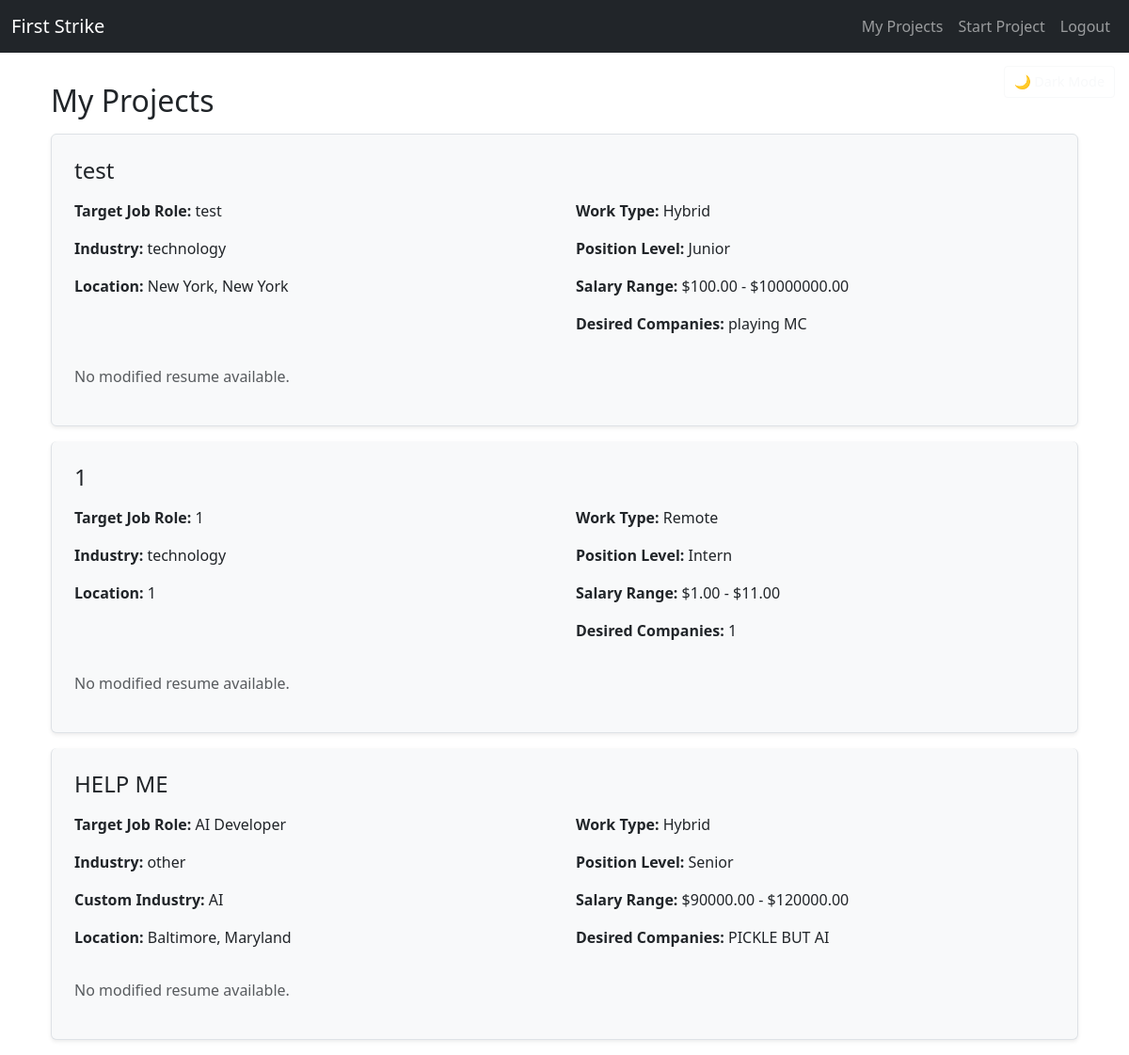
Page /projects (signed in) on the earlier database version.
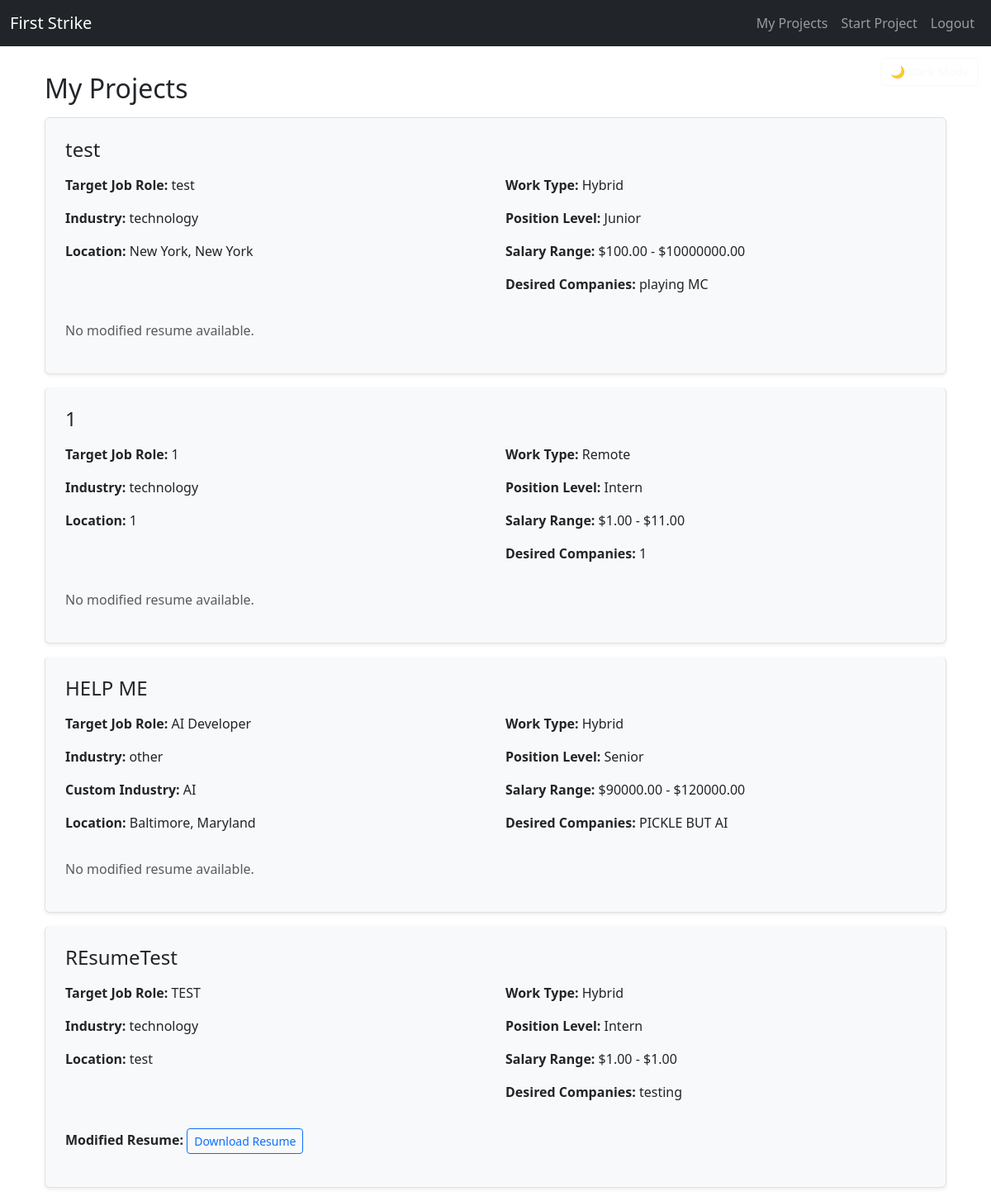
Same page on the later database version.
### models.py (models this page shows)
class Project(db.Model):
    id = db.Column(db.Integer, primary_key=True)
    modified_resume = db.Column(db.String(255), nullable=True)  # 🔹 Store AI-modified resume per project
    project_name = db.Column(db.String(150), nullable=False)
    job_role = db.Column(db.String(100), nullable=False)
    industry = db.Column(db.String(100), nullable=False)
    industry_other = db.Column(db.String(100), nullable=True)  # 🔹 NEW: Stores user-entered industry if "Other" is selected
    target_location = db.Column(db.String(200), nullable=False)  # 🔹 Renamed from `location`
    work_type = db.Column(db.Enum("Remote", "Hybrid", "On-Site", name="work_type_enum"), nullable=False)
    position_level = db.Column(db.String(50), nullable=False)
    salary_min = db.Column(db.Numeric(10, 2), nullable=True)  # 🔹 Replacing `salary`
    salary_max = db.Column(db.Numeric(10, 2), nullable=True)
    target_company = db.Column(db.Text, nullable=True)
    user_id = db.Column(db.Integer, db.ForeignKey("user.id"), nullable=False)

### app.py (the view)
@app.route('/projects')
@login_required
def projects():
    user_projects = Project.query.filter_by(user_id=current_user.id).all()
    return render_template('projects.html', projects=user_projects)

### app.py (called while the page is built)
@login_manager.user_loader
def load_user(user_id):
    return User.query.get(int(user_id))

### templates/projects.html (shortened to what this page needs)
{% extends "base.html" %}
{% block content %}
<div class="container mt-4">
    <h2>My Projects</h2>
    {% if projects %}
        <div class="list-group mt-3">
            {% for project in projects %}
                <div class="list-group-item shadow-sm p-4 mb-3 rounded bg-light">
                    <h4 class="mb-3">{{ project.project_name }}</h4>
                    <div class="row">
                        <div class="col-md-6">
                            <p><strong>Target Job Role:</strong> {{ project.job_role }}</p>
                            <p><strong>Industry:</strong> {{ project.industry }}</p>
                            {% if project.industry == "other" and project.industry_other %}
                                <p><strong>Custom Industry:</strong> {{ project.industry_other }}</p>
                            {% endif %}
                            <p><strong>Location:</strong> {{ project.target_location }}</p>
                        </div>
                        <div class="col-md-6">
                            <p><strong>Work Type:</strong> {{ project.work_type }}</p>
                            <p><strong>Position Level:</strong> {{ project.position_level }}</p>
                            <p><strong>Salary Range:</strong>
                                ${{ project.salary_min }} - ${{ project.salary_max }}
                            </p>
                            <p><strong>Desired Companies:</strong> {{ project.target_company }}</p>
                        </div>
                    </div>
                    <div class="mt-3">
                        {% if project.modified_resume %}
                            <p><strong>Modified Resume:</strong>
                                <a href="{{ url_for('static', filename='uploads/' + project.modified_resume) }}"
                                   class="btn btn-outline-primary btn-sm" target="_blank">
                                    Download Resume
                                </a>
                            </p>
                        {% else %}
                            <p class="text-muted">No modified resume available.</p>
                        {% endif %}
                    </div>
                </div>
            {% endfor %}
        </div>
    {% else %}
        <p class="text-muted mt-3">You haven't created any projects yet.</p>
    {% endif %}
</div>
{% endblock %}

### templates/base.html (shortened to what this page needs)
<!DOCTYPE html>
<html lang="en">
<head>
    <link rel="stylesheet" href="{{ url_for('static', filename='styles.css') }}">
    <link rel="stylesheet" href="https://cdn.jsdelivr.net/npm/bootstrap@5.3.0/dist/css/bootstrap.min.css">
</head>
<body class="light-mode">
    <nav class="navbar navbar-expand-lg navbar-dark bg-dark">
        <div class="container-fluid">
            <a class="navbar-brand" href="{{ url_for('home') }}">First Strike</a>
            <div class="collapse navbar-collapse" id="navbarNav">
                <ul class="navbar-nav ms-auto">
                    {% if current_user.is_authenticated %}
                        <li class="nav-item"><a class="nav-link" href="{{ url_for('projects') }}">My Projects</a></li>
                        <li class="nav-item"><a class="nav-link" href="{{ url_for('project_start') }}">Start Project</a></li>
                        <li class="nav-item"><a class="nav-link" href="{{ url_for('logout') }}">Logout</a></li>
                    {% else %}
                        <li class="nav-item"><a class="nav-link" href="{{ url_for('login') }}">Login</a></li>
                        <li class="nav-item"><a class="nav-link" href="{{ url_for('signup') }}">Sign Up</a></li>
                    {% endif %}
                </ul>
            </div>
        </div>
    </nav>
    <div class="container-fluid d-flex justify-content-end mt-2 pe-3">
        <button class="btn btn-outline-light btn-sm" id="darkModeToggle">🌙 Dark Mode</button>
    </div>
    <div class="container mt-3">
        {% block content %}{% endblock %}
    </div>
</body>
</html>

### static/styles.css (style rules this page uses)
body { font-family: Arial, sans-serif; margin: 40px; }
input, select, button { display: block; margin: 10px 0; padding: 10px; }
button { background-color: blue; color: white; border: none; cursor: pointer; }
#darkModeToggle { position: absolute; top: 70px; right: 15px; font-size: 0.9rem; padding: 5px 10px; }

### templates/base.html (style rules this page uses)
#darkModeToggle { position: absolute; top: 70px; right: 15px; font-size: 0.9rem; padding: 5px 10px; }

Differences in the rows shown:
added Project: project_name "REsumeTest", job_role "TEST", industry "technology", target_location "test", work_type "Hybrid", position_level "Intern", salary_min "1.00", salary_max "1.00", target_company "testing"
